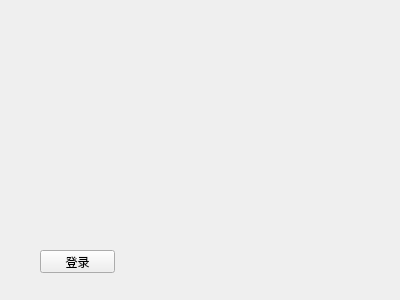
<?xml version="1.0" encoding="UTF-8"?>
<ui version="4.0">
 <class>Form</class>
 <widget class="QWidget" name="Form">
  <property name="geometry">
   <rect>
    <x>0</x>
    <y>0</y>
    <width>400</width>
    <height>300</height>
   </rect>
  </property>
  <property name="windowTitle">
   <string>Form</string>
  </property>
  <widget class="QPushButton" name="pushButton_login">
   <property name="geometry">
    <rect>
     <x>40</x>
     <y>250</y>
     <width>75</width>
     <height>23</height>
    </rect>
   </property>
   <property name="text">
    <string>登录</string>
   </property>
  </widget>
 </widget>
 <resources/>
 <connections/>
</ui>
